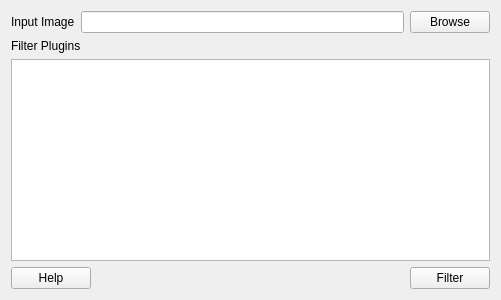
<?xml version="1.0" encoding="UTF-8"?>
<ui version="4.0">
 <class>MainWindow</class>
 <widget class="QMainWindow" name="MainWindow">
  <property name="geometry">
   <rect>
    <x>0</x>
    <y>0</y>
    <width>501</width>
    <height>300</height>
   </rect>
  </property>
  <property name="windowTitle">
   <string>MainWindow</string>
  </property>
  <widget class="QWidget" name="centralWidget">
   <layout class="QGridLayout" name="gridLayout">
    <item row="0" column="0">
     <layout class="QHBoxLayout" name="topLayout">
      <item>
       <widget class="QLabel" name="inputImglabel">
        <property name="text">
         <string>Input Image</string>
        </property>
       </widget>
      </item>
      <item>
       <widget class="QLineEdit" name="inputImgEdit"/>
      </item>
      <item>
       <widget class="QPushButton" name="inputImgButton">
        <property name="text">
         <string>Browse</string>
        </property>
       </widget>
      </item>
     </layout>
    </item>
    <item row="1" column="0">
     <layout class="QVBoxLayout" name="centerLayout">
      <item>
       <widget class="QLabel" name="filterLabel">
        <property name="text">
         <string>Filter Plugins</string>
        </property>
       </widget>
      </item>
      <item>
       <widget class="QListWidget" name="filtersList"/>
      </item>
     </layout>
    </item>
    <item row="2" column="0">
     <layout class="QHBoxLayout" name="bottomLayout">
      <item>
       <widget class="QPushButton" name="helpButton">
        <property name="text">
         <string>Help</string>
        </property>
       </widget>
      </item>
      <item>
       <spacer name="horizontalSpacer">
        <property name="orientation">
         <enum>Qt::Horizontal</enum>
        </property>
        <property name="sizeHint" stdset="0">
         <size>
          <width>40</width>
          <height>20</height>
         </size>
        </property>
       </spacer>
      </item>
      <item>
       <widget class="QPushButton" name="filterButton">
        <property name="text">
         <string>Filter</string>
        </property>
       </widget>
      </item>
     </layout>
    </item>
   </layout>
  </widget>
 </widget>
 <layoutdefault spacing="6" margin="11"/>
 <resources/>
 <connections/>
</ui>
